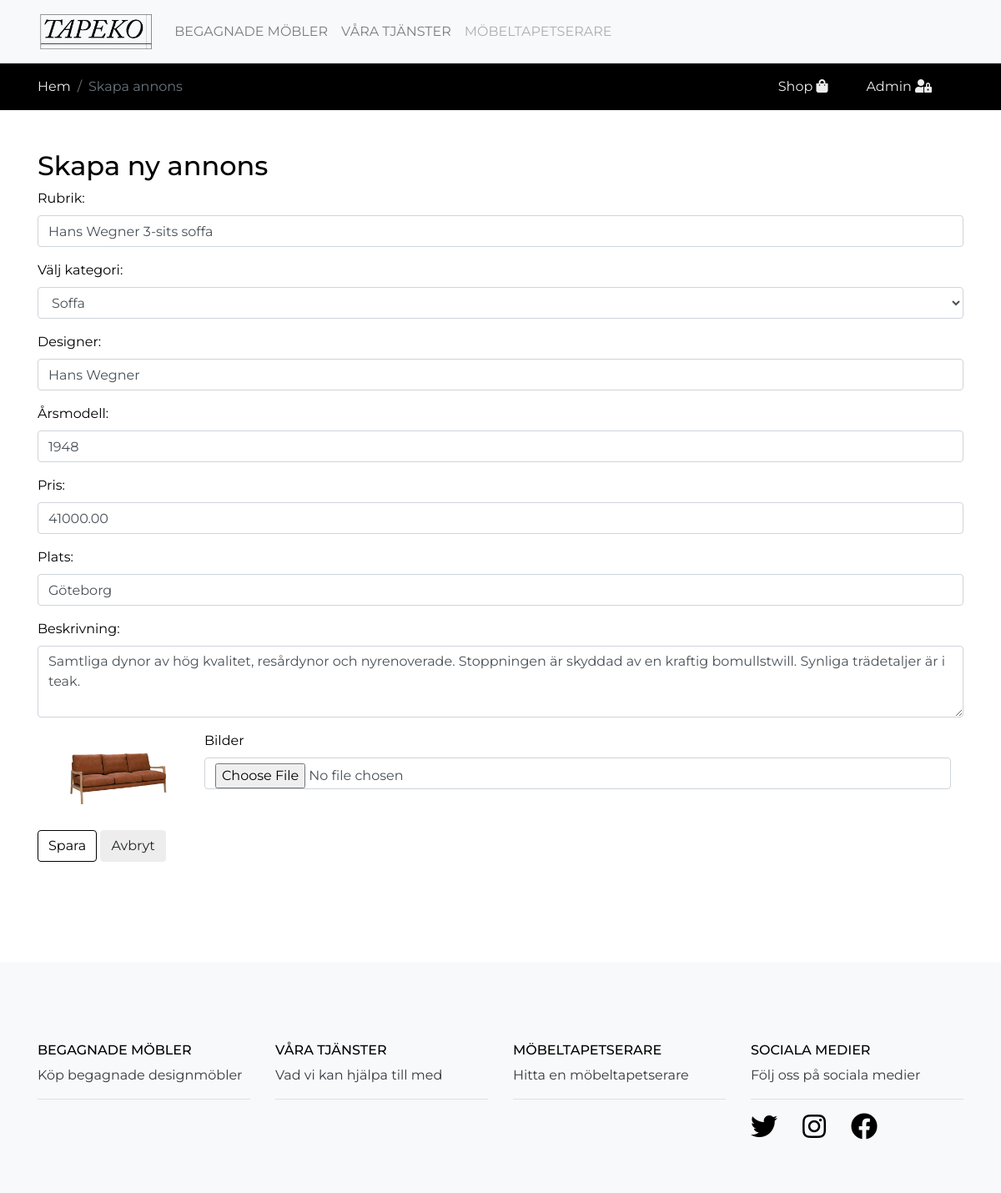
/edit.php?id=5, run on the app's committed database.
### tables this page shows
CREATE TABLE `products` 
( 
  `product_id` BIGINT NOT NULL AUTO_INCREMENT , 
  `product_name` VARCHAR(50) NOT NULL , 
  `product_type` VARCHAR(50) NOT NULL , 
  `product_desc` VARCHAR(1000) NOT NULL , 
  `product_designer` VARCHAR(50) NOT NULL , 
  `product_price` DECIMAL(18,2) NOT NULL , 
  `product_year` INT NOT NULL , 
  `product_location` VARCHAR(50) NOT NULL , 
  `image_url` varchar(500) NOT NULL DEFAULT 'images/default/default.jpg',
  `added_by_userid` INT NOT NULL DEFAULT 1,
  `date_added` DATETIME DEFAULT CURRENT_TIMESTAMP,
  PRIMARY KEY (`product_id`)
);

### backend/functions/select-id.php (called while the page is built)
<?php
    if (isset($_GET['id']))
    {
    $sql = 'SELECT * FROM products WHERE product_id = :id';
    $stmt = $dbh->prepare($sql);
    $stmt->bindValue(':id', $_GET['id']);
    $stmt->execute();
    $row = $stmt->fetch();
}
?>

### edit.php (the view, shortened to what this page needs)
<?php
 require_once 'backend/config/db.php';
 require_once 'backend/functions/select-id.php';
?>
<!DOCTYPE html>
<html lang="sv">
<head>
  <link rel="stylesheet" href="assets/css/bootstrap.min.css">
  <link rel="stylesheet" href="assets/css/jquery-ui.min.css">
  <link rel="stylesheet" href="assets/css/all.min.css">
  <link rel="stylesheet" href="assets/css/custom.css">
</head>
<body>
    <nav class="navbar navbar-expand-lg navbar-light bg-light">
        <div class="container fluid">
            <a class="navbar-brand" href="index.php"><img src="assets/images/tapeko.png" height="50" alt="TAPEKO logo"></a>
                  <div class="collapse navbar-collapse" id="navbarNav">
                    <ul class="navbar-nav">
                      <li class="nav-item">
                        <a class="nav-link" aria-current="page" href="products.php">BEGAGNADE MÖBLER</a>
                      </li>
                      <li class="nav-item">
                        <a class="nav-link" href="product-detail.php">VÅRA TJÄNSTER</a>
                      </li>
                      <li class="nav-item">
                        <a class="nav-link disabled" href="#" tabindex="-1" aria-disabled="true">MÖBELTAPETSERARE</a>
                      </li>
                    </ul>
              </div>
          </div>
      </nav>
        <nav class="navbar d-flex pt-2" style="background-color: black">
        <div class="container fluid">
        <div class="d-flex flex-row bd-highlight"   <a class="text-start" <ol class="breadcrumb"> <li class="breadcrumb-item"><a href="index.php" class="text-decoration-none">Hem</a></li>
            <li class="breadcrumb-item active" aria-current="page">Skapa annons</li> </ol></a> </div>
          <div class="d-flex flex-row-reverse bd-highlight">
          <div class="p-2 bd-highlight text-light"> <a href="admin.php?user=1" class="text-decoration-none"> Admin <i class="fas fa-user-lock"></i></a></div>
          <div class="p-2 bd-highlight text-light"><a href="products.php" class="text-decoration-none"> Shop <i class="fas fa-shopping-bag"></i></a></div>
        </div>
        </div>
        </nav>
    <div class="container fluid my-5">
      <form action="edit.php" method="post" enctype="multipart/form-data">
      <h2>Skapa ny annons</h2>
          <div class="form-group">
              <label for="product_name">Rubrik:</label>
              <input value="<?php echo $row['product_name']; ?>" id="product_name" name="product_name" class="form-control" placeholder="Inkludera sökord som t.ex. märke, designer, årgång" required>
          </div>
          <div class="form-group">
              <label for="product_type">Välj kategori:</label>
              <select id="product_type" name="product_type" class="form-control" required>
                  <option value="Soffa"<?php if ($row['product_type'] == 'Soffa') echo ' selected="selected"'; ?>>Soffa</option>
              </select>
          </div>
          <div class="form-group">
              <label for="product_designer">Designer:</label>
              <input value="<?php echo $row['product_designer']; ?>" name="product_designer" id="product_designer" class="form-control" placeholder="Vilken designer har skapat möbeln" required>
          </div>
          <div class="form-group">
              <label for="product_year">Årsmodell:</label>
              <input value="<?php echo $row['product_year']; ?>" type="number" name="product_year" id="product_year" class="form-control" placeholder="Vilken årsgång var den skapad" required>
          </div>
          <div class="form-group">
              <label for="product_price">Pris:</label>
              <input value="<?php echo $row['product_price']; ?>" type="number" name="product_price" id="product_price" class="form-control" placeholder="Endast fast pris" required step="any">
          </div>
          <div class="form-group">
              <label for="product_location">Plats:</label>
              <input value="<?php echo $row['product_location']; ?>" name="product_location" id="product_location" class="form-control" placeholder="Var finns möbeln att hämta" required>
          </div>
          <div class="form-group">
              <label for="product_desc">Beskrivning:</label>
              <textarea id="product_desc" name="product_desc" class="form-control" rows="3" required><?php echo $row['product_desc']; ?></textarea>
          </div>
          <div class="form-group">
              <div class="container">
                <div class="row">
                    <div class="col-2">
                        <img src="<?php echo $row['image_url']; ?>" class="card-img-top" alt="...">
                    </div>
                    <div class="col-10">
                        <label for="image">Bilder</label>
                         <input type="file" class="form-control" rows="3" id="image-uploader" name="image">
                    </div>
                </div>
              </div>
          </div>
          <button class="btn btn-outline-secondary" name="update" type="submit">Spara</button>
          <a href="admin.php?user=1" class="btn btn-primary" name="cancel" type="button">Avbryt</a>
      </form>
    </div>
<br>
</body>
<footer class=" text-start bg-light">
  <div class="container mt-5 pt-5 pb-5">
    <section class="">
      <div class="row">
               <div class="col-lg-3 col-md-10 mb-10 mb-md-10">
          <h6 class="text-uppercase pt-5">BEGAGNADE MÖBLER</h6>
          <ul class="list-unstyled mb-1">
            <li>
              <a href="#!" class="text-dark text-decoration-none">Köp begagnade designmöbler</a>
            </li>
          </ul>
          <hr class="divider pb-5">
        </div>
         <div class="col-lg-3 col-md-10 mb-10 mb-md-10">
          <h6 class="text-uppercase pt-5">VÅRA TJÄNSTER</h6>
          <ul class="list-unstyled mb-1">
            <li>
              <a href="#!" class="text-dark text-decoration-none">Vad vi kan hjälpa till med</a>
            </li>
          </ul>
          <hr class="divider pb-5">
        </div>
        <div class="col-lg-3 col-md-10 mb-10 mb-md-10">
          <h6 class="text-uppercase pt-5">MÖBELTAPETSERARE</h6>
          <ul class="list-unstyled mb-1">
            <li>
              <a href="#!" class="text-dark text-decoration-none">Hitta en möbeltapetserare</a>
            </li>
          </ul>
          <hr class="divider pb-5">
        </div>
         <div class="col-lg-3 col-md-10 mb-10 mb-md-10">
          <h6 class="text-uppercase pt-5">SOCIALA MEDIER</h6>
          <ul class="list-unstyled mb-1">
            <li>
              <a href="#!" class="text-dark text-decoration-none">Följ oss på sociala medier</a>
            </li>
          <hr class="divider">
          <ul class="list-group list-unstyled list-group-horizontal mb-1">
          <li><i class="fab fa-twitter fa-2x"></i></li>
          <li><i class="fab fa-instagram fa-2x"></i></li>
          <li><i class="fab fa-facebook fa-2x"></i></li>
          </ul>
        </div>
      </div>
    </section>
  </div>
</footer>
</html>

### assets/css/custom.css (style rules this page uses)
body { font-family: 'Montserrat', sans-serif; }
i { padding-right: 30px; }

### data on the page
products: product_name "Hans Wegner 3-sits soffa", product_type "Soffa", product_designer "Hans Wegner", product_year "1948", product_price "41000.00", product_location "Göteborg", product_desc "Samtliga dynor av hög kvalitet, resårdynor och nyrenoverade. Stoppningen är skyddad av en kraftig bomullstwill. Synliga trädetaljer är i teak.", image_url (placeholder picture)
